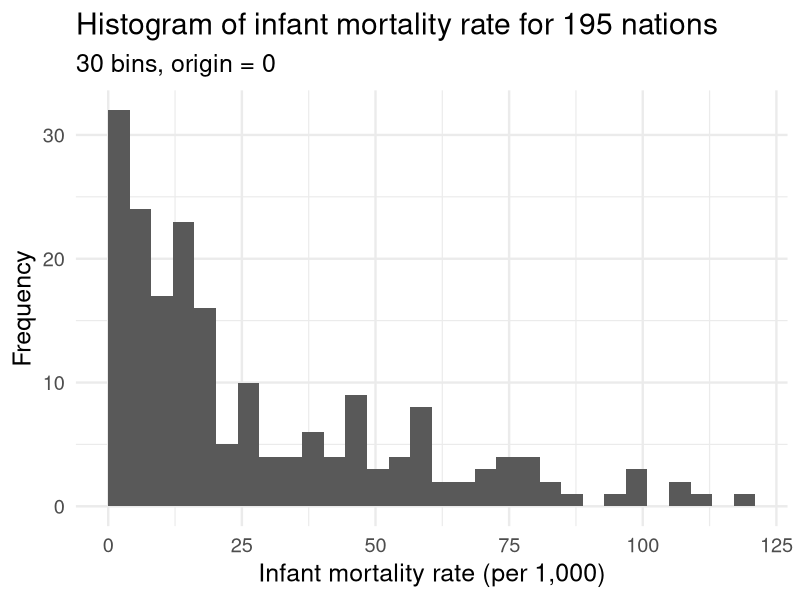

The R source for this figure: (Note: this script raises an error after producing the figure.)
## ---- chunk 1
knitr::opts_chunk$set(cache = TRUE,
                      message = FALSE,
                      warning = FALSE,
                      echo = FALSE)

library(tidyverse)
library(patchwork)

options(digits = 3)
set.seed(1234)
theme_set(theme_minimal(base_size = 18))
## ---- chunk 2
infant <- read_csv("../data/infant.csv") %>%
  # remove non-countries
  filter(is.na(`Value Footnotes`) | `Value Footnotes` != 1) %>%
  select(`Country or Area`, Year, Value) %>%
  rename(country = `Country or Area`,
         year = Year,
         mortal = Value)
## ---- chunk 3
ggplot(infant, aes(mortal)) +
  geom_histogram(bins = 30, boundary = 0) +
  labs(title = "Histogram of infant mortality rate for 195 nations",
       subtitle = "30 bins, origin = 0",
       x = "Infant mortality rate (per 1,000)",
       y = "Frequency")
## ---- chunk 4
x <- rnorm(1000)

{
  qplot(x, geom = "blank") +
    stat_function(fun = dnorm) +
    labs(title = "Gaussian (normal) kernel",
         x = NULL,
         y = NULL)
} +
{
  ggplot(infant, aes(mortal)) +
    geom_density(kernel = "gaussian") +
    labs(title = "Infant mortality rate for 195 nations",
         x = "Infant mortality rate (per 1,000)",
         y = "Density")
}
## ---- chunk 5
x <- runif(1000, -1.5, 1.5)
x_lines <- tribble(
  ~x, ~y, ~xend, ~yend,
  -1, 0, -1, .5,
  1, 0, 1, .5
)

{
  qplot(x, geom = "blank") +
    stat_function(fun = dunif, args = list(min = -1), geom = "step") +
    # geom_segment(data = x_lines, aes(x = x, y = y, xend = xend, yend = yend)) +
    labs(title = "Rectangular kernel",
         x = NULL,
         y = NULL)
} +
{
  ggplot(infant, aes(mortal)) +
    geom_density(kernel = "rectangular") +
    labs(title = "Infant mortality rate for 195 nations",
         x = "Infant mortality rate (per 1,000)",
         y = "Density")
}
## ---- chunk 6
# define custom kernel functions
triangular <- function(x) {
  (1 - abs(x)) * ifelse(abs(x) <= 1, 1, 0)
}

biweight <- function(x) {
  (15 / 16) * (1 - x^2)^2 * ifelse(abs(x) <= 1, 1, 0)
}

epanechnikov <- function(x) {
  (15 / 16) * (1 - x^2)^2 * ifelse(abs(x) <= 1, 1, 0)
}

qplot(x, geom = "blank") +
  stat_function(aes(color = "Gaussian"), fun = dnorm) +
  stat_function(aes(color = "Epanechnikov"), fun = epanechnikov) +
  stat_function(aes(color = "Rectangular"), fun = dunif,
                args = list(min = -1), geom = "step") +
  stat_function(aes(color = "Triangular"), fun = triangular) +
  stat_function(aes(color = "Biweight"), fun = biweight) +
  scale_color_brewer(type = "qual") +
  labs(x = NULL,
       y = NULL,
       color = NULL) +
  theme(legend.position = c(0.04, 1),
        legend.justification = c(0, 1),
        legend.background = element_rect(fill = "white"))

ggplot(infant, aes(mortal)) +
  geom_density(aes(color = "Gaussian"), kernel = "gaussian") +
  geom_density(aes(color = "Epanechnikov"), kernel = "epanechnikov") +
  geom_density(aes(color = "Rectangular"), kernel = "rectangular") +
  geom_density(aes(color = "Triangular"), kernel = "triangular") +
  geom_density(aes(color = "Biweight"), kernel = "biweight") +
  scale_color_brewer(type = "qual") +
  labs(title = "Density estimators of infant mortality rate for 195 nations",
       x = "Infant mortality rate (per 1,000)",
       y = "Density",
       color = "Kernel") +
  theme(legend.position = c(0.96, 1),
        legend.justification = c(1, 1),
        legend.background = element_rect(fill = "white"))
## ---- chunk 7
n <- 1000000
wage <- data_frame(educ = rpois(n, lambda = 12),
                   age = rpois(n, lambda = 40),
                   prestige = rpois(n, lambda = 3)) %>%
  mutate(educ = ifelse(educ > 25, 25, educ),
         wage = 10 + 2 * educ + .5 * age + 5 * prestige + rnorm(n, 0, 3))

ggplot(wage, aes(wage)) +
  geom_histogram(binwidth = 5) +
  labs(title = "Histogram of simulated income data",
       subtitle = "Binwidth = 5",
       x = "Income, in thousands of dollars",
       y = "Frequency count")
## ---- chunk 8
wage %>%
  group_by(educ) %>%
  summarize(mean = mean(wage),
            sd = sd(wage)) %>%
  ggplot(aes(educ, mean, ymin = mean - sd, ymax = mean + sd)) +
  geom_errorbar() +
  geom_point() +
  labs(title = "Conditional income, by education level",
       subtitle = "Plus/minus SD",
       x = "Education level",
       y = "Income, in thousands of dollars")

wage %>%
  filter(educ == 12) %>%
  ggplot(aes(wage)) +
  geom_density() +
  geom_vline(xintercept = mean(wage$wage[wage$educ == 12]), linetype = 2) +
  labs(title = "Conditional distribution of income for education = 12",
       subtitle = str_c("Mean income = ", formatC(mean(wage$wage[wage$educ == 12]), digits = 3)),
       x = "Income, in thousands of dollars",
       y = "Frequency count")
## ---- chunk 9
# get data
prestige <- read_csv("../data/prestige.csv")
## ---- chunk 10
# bin into 5 and get means
prestige_bin <- prestige %>%
  mutate(bin = cut_number(income, 6)) %>%
  group_by(bin) %>%
  summarize(prestige = mean(prestige),
            income = mean(income))

# get cutpoints
labs <- levels(prestige_bin$bin)
cutpoints <- c(as.numeric( sub("\\((.+),.*", "\\1", labs) ),
  as.numeric( sub("[^,]*,([^]]*)\\]", "\\1", labs) )) %>%
  unique %>%
  sort %>%
  .[2:(length(.)-1)] %>%
  as_tibble

ggplot(prestige, aes(income, prestige)) +
  geom_point(shape = 1) +
  geom_line(data = prestige_bin) +
  geom_point(data = prestige_bin) +
  geom_vline(data = cutpoints, aes(xintercept = value), linetype = 2) +
  labs(title = "Naive nonparametric regression",
       subtitle = "Bins = 5",
       x = "Average income (in dollars)",
       y = "Occupational prestige")
## ---- chunk 11
# bin into 50 and get means
prestige_bin <- prestige %>%
  mutate(bin = cut_number(income, 51)) %>%
  group_by(bin) %>%
  summarize(prestige = mean(prestige),
            income = mean(income))

# get cutpoints
labs <- levels(prestige_bin$bin)
cutpoints <- c(as.numeric( sub("\\((.+),.*", "\\1", labs) ),
  as.numeric( sub("[^,]*,([^]]*)\\]", "\\1", labs) )) %>%
  unique %>%
  sort %>%
  .[2:(length(.)-1)] %>%
  as_tibble

ggplot(prestige, aes(income, prestige)) +
  geom_point(shape = 1) +
  geom_line(data = prestige_bin) +
  geom_point(data = prestige_bin) +
  geom_vline(data = cutpoints, aes(xintercept = value), linetype = 2, alpha = .25) +
  labs(title = "Naive nonparametric regression",
       subtitle = "Bins = 50",
       x = "Average income (in dollars)",
       y = "Occupational prestige")
## ---- chunk 12
ggplot(wage, aes(educ)) +
  geom_histogram(binwidth = 1) +
  labs(title = "Distribution of simulated wage data",
       x = "Education",
       y = "Frequency count")

ggplot(wage, aes(age)) +
  geom_histogram(binwidth = 1) +
  labs(title = "Distribution of simulated wage data",
       x = "Age",
       y = "Frequency count")

ggplot(wage, aes(prestige)) +
  geom_histogram(binwidth = 1) +
  labs(title = "Distribution of simulated wage data",
       x = "Job prestige",
       y = "Frequency count")
## ---- chunk 13
wage_np <- wage %>%
  group_by(educ, age, prestige) %>%
  summarize(wage_mean = mean(wage),
            wage_sd = sd(wage),
            n = n()) %>%
  ungroup %>%
  complete(educ, age, prestige, fill = list(wage_mean = NA,
                                          wage_sd = NA,
                                          n = 0))

# number of unique combos 
wage_unique <- nrow(wage_np)

# n for each unique combo
ggplot(wage_np, aes(n)) +
  geom_density() +
  labs(title = "Naive nonparametric regression of simulated wage data",
       x = "Number of observations for each unique combination",
       y = "Density")
## ---- chunk 14
n <- 10000000
wage10 <- data_frame(educ = rpois(n, lambda = 12),
                   age = rpois(n, lambda = 40),
                   prestige = rpois(n, lambda = 3)) %>%
  mutate(educ = ifelse(educ > 25, 25, educ),
         wage = 10 + 2 * educ + .5 * age + 5 * prestige + rnorm(n, 0, 3))

wage10_np <- wage10 %>%
  group_by(educ, age, prestige) %>%
  summarize(wage_mean = mean(wage),
            wage_sd = sd(wage),
            n = n()) %>%
  ungroup %>%
  complete(educ, age, prestige, fill = list(wage_mean = NA,
                                          wage_sd = NA,
                                          n = 0))

# number of unique combos 
wage10_unique <- nrow(wage10_np)

# n for each unique combo
ggplot(wage10_np, aes(n)) +
  geom_density() +
  labs(title = "Naive nonparametric regression of simulated wage data",
       x = "Number of observations for each unique combination",
       y = "Density")
